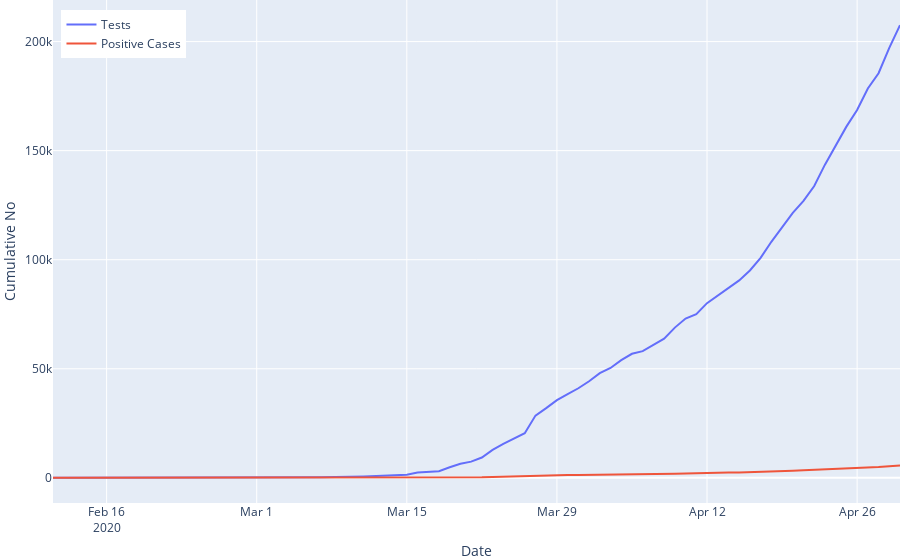

The notebook cell saved with this chart:
### Code cell
cumulative_tests_confirmed_long = pd.melt(cumulative_tests_confirmed, id_vars=['date'], 
                                          value_vars=['daily_tests','daily_cases'])
cumulative_tests_confirmed_long.dropna(inplace=True)
fig_cumulative_tests_confirmed = px.line(cumulative_tests_confirmed_long, x='date', y='value', 
                                         color='variable')

fig_cumulative_tests_confirmed.update_layout(
    title="",
    xaxis_title="Date",
    yaxis_title="Cumulative No",
    hovermode= 'x',
    legend=dict(x=0.01, y=.98, title=dict(text="")),
    xaxis=dict(fixedrange=True),
    yaxis=dict(fixedrange=True),
    margin=empty_margin_dict,
)

fig_cumulative_tests_confirmed.update_traces(mode='lines')

fig_cumulative_tests_confirmed.data[0].name = "Tests"
fig_cumulative_tests_confirmed.data[1].name = "Positive Cases"

fig_cumulative_tests_confirmed.data[0].hovertemplate = '%{y}'
fig_cumulative_tests_confirmed.data[1].hovertemplate = '%{y}'

fig_cumulative_tests_confirmed.data[0].hoverlabel.namelength = 0
fig_cumulative_tests_confirmed.data[1].hoverlabel.namelength = 0

fig_cumulative_tests_confirmed.data[0].marker=dict(color='blue')
fig_cumulative_tests_confirmed.data[1].marker=dict(color='firebrick')

fig_cumulative_tests_confirmed.show(config = dict(displayModeBar=False))

### Figure 1 — Plotly figure (JSON) as saved in the notebook; plotly's stock layout.template omitted (floating-point values rounded to 4 significant figures)
{"data": [{"hoverlabel": {"namelength": 0}, "hovertemplate": "%{y}", "legendgroup": "daily_tests", "line": {"color": "#636efa", "dash": "solid"}, "marker": {"color": "blue"}, "mode": "lines", "name": "Tests", "showlegend": true, "type": "scatter", "x": ["2020-02-11T00:00:00", "2020-02-13T00:00:00", "2020-02-14T00:00:00", "2020-02-19T00:00:00", "2020-02-20T00:00:00", "2020-02-24T00:00:00", "2020-02-26T00:00:00", "2020-03-02T00:00:00", "2020-03-03T00:00:00", "2020-03-06T00:00:00", "2020-03-07T00:00:00", "2020-03-11T00:00:00", "2020-03-12T00:00:00", "2020-03-13T00:00:00", "2020-03-14T00:00:00", "2020-03-15T00:00:00", "2020-03-16T00:00:00", "2020-03-17T00:00:00", "2020-03-18T00:00:00", "2020-03-19T00:00:00", "2020-03-20T00:00:00", "2020-03-21T00:00:00", "2020-03-22T00:00:00", "2020-03-23T00:00:00", "2020-03-24T00:00:00", "2020-03-26T00:00:00", "2020-03-27T00:00:00", "2020-03-28T00:00:00", "2020-03-29T00:00:00", "2020-03-30T00:00:00", "2020-03-31T00:00:00", "2020-04-01T00:00:00", "2020-04-02T00:00:00", "2020-04-03T00:00:00", "2020-04-04T00:00:00", "2020-04-05T00:00:00", "2020-04-06T00:00:00", "2020-04-08T00:00:00", "2020-04-09T00:00:00", "2020-04-10T00:00:00", "2020-04-11T00:00:00", "2020-04-12T00:00:00", "2020-04-13T00:00:00", "2020-04-14T00:00:00", "2020-04-15T00:00:00", "2020-04-16T00:00:00", "2020-04-17T00:00:00", "2020-04-18T00:00:00", "2020-04-19T00:00:00", "2020-04-20T00:00:00", "2020-04-21T00:00:00", "2020-04-22T00:00:00", "2020-04-23T00:00:00", "2020-04-24T00:00:00", "2020-04-25T00:00:00", "2020-04-26T00:00:00", "2020-04-27T00:00:00", "2020-04-28T00:00:00", "2020-04-29T00:00:00", "2020-04-30T00:00:00"], "xaxis": "x", "y": [61, 67, 71, 95, 106, 116, 121, 160, 164, 200, 241, 645, 848, 924, 1017, 1476, 2405, 2911, 3070, 4832, 6438, 7425, 9315, 12815, 15529, 20471, 28537, 31963, 35593, 38409, 41072, 44292, 47965, 50361, 53937, 56873, 58098, 63776, 68874, 73028, 75053, 80085, 83663, 87022, 90515, 95060, 100827, 108201, 114711, 121510, 126937, 133774, 143570, 152390, 161004, 168643, 178470, 185497, 197127, 207530], "yaxis": "y"}, {"hoverlabel": {"namelength": 0}, "hovertemplate": "%{y}", "legendgroup": "daily_cases", "line": {"color": "#EF553B", "dash": "solid"}, "marker": {"color": "firebrick"}, "mode": "lines", "name": "Positive Cases", "showlegend": true, "type": "scatter", "x": ["2020-02-11T00:00:00", "2020-02-13T00:00:00", "2020-02-14T00:00:00", "2020-02-19T00:00:00", "2020-02-20T00:00:00", "2020-02-24T00:00:00", "2020-02-26T00:00:00", "2020-03-02T00:00:00", "2020-03-03T00:00:00", "2020-03-05T00:00:00", "2020-03-06T00:00:00", "2020-03-07T00:00:00", "2020-03-08T00:00:00", "2020-03-09T00:00:00", "2020-03-11T00:00:00", "2020-03-12T00:00:00", "2020-03-13T00:00:00", "2020-03-14T00:00:00", "2020-03-15T00:00:00", "2020-03-16T00:00:00", "2020-03-17T00:00:00", "2020-03-18T00:00:00", "2020-03-19T00:00:00", "2020-03-20T00:00:00", "2020-03-21T00:00:00", "2020-03-22T00:00:00", "2020-03-23T00:00:00", "2020-03-24T00:00:00", "2020-03-25T00:00:00", "2020-03-26T00:00:00", "2020-03-27T00:00:00", "2020-03-28T00:00:00", "2020-03-29T00:00:00", "2020-03-30T00:00:00", "2020-03-31T00:00:00", "2020-04-01T00:00:00", "2020-04-02T00:00:00", "2020-04-03T00:00:00", "2020-04-04T00:00:00", "2020-04-05T00:00:00", "2020-04-06T00:00:00", "2020-04-07T00:00:00", "2020-04-08T00:00:00", "2020-04-09T00:00:00", "2020-04-10T00:00:00", "2020-04-11T00:00:00", "2020-04-12T00:00:00", "2020-04-13T00:00:00", "2020-04-14T00:00:00", "2020-04-15T00:00:00", "2020-04-16T00:00:00", "2020-04-17T00:00:00", "2020-04-18T00:00:00", "2020-04-19T00:00:00", "2020-04-20T00:00:00", "2020-04-21T00:00:00", "2020-04-22T00:00:00", "2020-04-23T00:00:00", "2020-04-24T00:00:00", "2020-04-25T00:00:00", "2020-04-26T00:00:00", "2020-04-27T00:00:00", "2020-04-28T00:00:00", "2020-04-29T00:00:00", "2020-04-30T00:00:00"], "xaxis": "x", "y": [0, 0, 0, 0, 0, 0, 0, 0, 0, 1, 1, 2, 3, 7, 13, 16, 24, 38, 51, 62, 85, 116, 150, 202, 240, 274, 402, 554, 709, 927, 1170, 1187, 1280, 1326, 1353, 1380, 1462, 1505, 1585, 1655, 1686, 1749, 1845, 1934, 2003, 2028, 2173, 2272, 2415, 2506, 2605, 2783, 3034, 3158, 3300, 3465, 3635, 3953, 4220, 4361, 4546, 4793, 4996, 5350, 5647], "yaxis": "y"}], "layout": {"hovermode": "x", "legend": {"title": {"text": ""}, "tracegroupgap": 0, "x": 0.01, "y": 0.98}, "margin": {"b": 0, "l": 0, "r": 0, "t": 0}, "title": {"text": ""}, "xaxis": {"anchor": "y", "domain": [0, 1], "fixedrange": true, "title": {"text": "Date"}}, "yaxis": {"anchor": "x", "domain": [0, 1], "fixedrange": true, "title": {"text": "Cumulative No"}}}}
